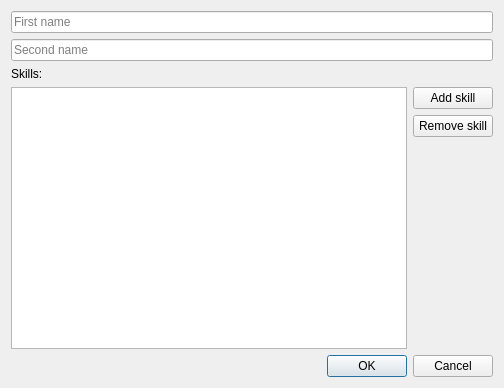
<?xml version="1.0" encoding="UTF-8"?>
<ui version="4.0">
 <class>AddNewStaffMember</class>
 <widget class="QDialog" name="AddNewStaffMember">
  <property name="geometry">
   <rect>
    <x>0</x>
    <y>0</y>
    <width>504</width>
    <height>388</height>
   </rect>
  </property>
  <property name="windowTitle">
   <string>Dialog</string>
  </property>
  <property name="modal">
   <bool>true</bool>
  </property>
  <layout class="QGridLayout" name="gridLayout">
   <item row="0" column="0">
    <layout class="QVBoxLayout" name="verticalLayout_2">
     <item>
      <widget class="QLineEdit" name="firstName">
       <property name="placeholderText">
        <string>First name</string>
       </property>
      </widget>
     </item>
     <item>
      <widget class="QLineEdit" name="secondName">
       <property name="placeholderText">
        <string>Second name</string>
       </property>
      </widget>
     </item>
     <item>
      <widget class="QLabel" name="label">
       <property name="text">
        <string>Skills:</string>
       </property>
      </widget>
     </item>
     <item>
      <layout class="QHBoxLayout" name="horizontalLayout">
       <item>
        <widget class="QListView" name="listView"/>
       </item>
       <item>
        <layout class="QVBoxLayout" name="verticalLayout">
         <item>
          <widget class="QPushButton" name="addSkill">
           <property name="text">
            <string>Add skill</string>
           </property>
          </widget>
         </item>
         <item>
          <widget class="QPushButton" name="removeSkill">
           <property name="text">
            <string>Remove skill</string>
           </property>
          </widget>
         </item>
         <item>
          <spacer name="verticalSpacer">
           <property name="orientation">
            <enum>Qt::Vertical</enum>
           </property>
           <property name="sizeHint" stdset="0">
            <size>
             <width>20</width>
             <height>40</height>
            </size>
           </property>
          </spacer>
         </item>
        </layout>
       </item>
      </layout>
     </item>
     <item>
      <widget class="QDialogButtonBox" name="buttonBox">
       <property name="orientation">
        <enum>Qt::Horizontal</enum>
       </property>
       <property name="standardButtons">
        <set>QDialogButtonBox::Cancel|QDialogButtonBox::Ok</set>
       </property>
      </widget>
     </item>
    </layout>
   </item>
  </layout>
 </widget>
 <resources/>
 <connections>
  <connection>
   <sender>buttonBox</sender>
   <signal>accepted()</signal>
   <receiver>AddNewStaffMember</receiver>
   <slot>accept()</slot>
   <hints>
    <hint type="sourcelabel">
     <x>248</x>
     <y>254</y>
    </hint>
    <hint type="destinationlabel">
     <x>157</x>
     <y>274</y>
    </hint>
   </hints>
  </connection>
  <connection>
   <sender>buttonBox</sender>
   <signal>rejected()</signal>
   <receiver>AddNewStaffMember</receiver>
   <slot>reject()</slot>
   <hints>
    <hint type="sourcelabel">
     <x>316</x>
     <y>260</y>
    </hint>
    <hint type="destinationlabel">
     <x>286</x>
     <y>274</y>
    </hint>
   </hints>
  </connection>
 </connections>
</ui>
